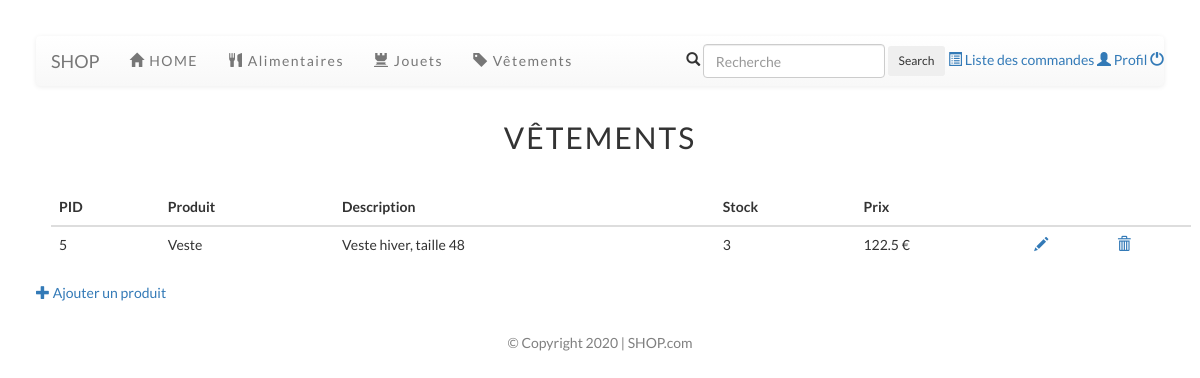
The page /clothe_v.php (signed in) on the database its author committed.
### tables this page shows
CREATE TABLE `produits` (
  `pid` int(11) NOT NULL,
  `nom` varchar(50) NOT NULL,
  `description` text NOT NULL,
  `qte` int(11) UNSIGNED NOT NULL,
  `prix` float UNSIGNED NOT NULL,
  `uid` int(11) NOT NULL,
  `ctid` int(11) NOT NULL
);

### auth/loader.php (called while the page is built, shortened)
<?php
spl_autoload_register(function ($class) {
    $path = explode('\\',$class);
    $class = array_pop($path);
});
$idm = new Pw\Auth\Identity\IdentityManager();

### auth/IdentityManager.php (called while the page is built, shortened)
<?php
class IdentityManager implements \ArrayAccess{
    protected $storage;
    public function __construct(&$storage = null){
        if (is_array($storage)) {
            $this->storage = &$storage;
        } elseif ($storage instanceof ArrayAccess) {
            $this->storage = $storage;
        } else {
            $this->storage = &$_SESSION;
        }
    }
    public function hasIdentity(){
        return isset($this->storage[self::IDKEY]) && isset($this->storage[self::IDKEY]['identity']);
    }
    public function hasUid(){
        return $this->hasIdentity() && isset($this->storage[self::IDKEY]['uid']);
    }
    public function getUid(){
        return $this->storage[self::IDKEY]['uid'];
    }
}

### clothe_v.php (the view, shortened to what this page needs)
<?php
	require('auth/EtreAuthentifie.php');
	$id = $idm->getUid();
    $res = $db -> prepare ('SELECT * FROM produits WHERE ctid = 2 AND uid ='.$id.'');
    $res->execute(['id'=>$id]);
    require ('include/header_ven.php');
?>
<p class = "titre"> Vêtements </p>
<div class ="container">
    <div class="row">
        <div class="col-lg-12 col-md-12 col-sm-12 col-xs-12">
            <table class = "table">
                <thead>
                    <tr>
						<th>PID</th>
                        <th>Produit</th>
                        <th>Description</th>
                        <th>Stock</th>
                        <th>Prix</th>
                        <th></th>
                        <th></th>
                    </tr>
                </thead>
                <tbody>
<?php
                    foreach ($res as $value){
						$pid = $value ['pid'];
                        $nom = $value ['nom'];
                        $description = $value ['description'];
                        $prix = $value ['prix'];
                        $qte = $value ['qte'];
?>
                        <tr>
							<td><?php echo $pid ;?></td>
                            <td><?php echo htmlspecialchars ($nom) ;?></td>
                            <td><?php echo htmlspecialchars ($description) ;?></td>
                            <td><?php echo $qte ;?></td>
                            <td><?php echo $prix.' €'; ?></td>
                            <td><a href="mod.php?pid=<?php echo $pid; ?>"><span class="glyphicon glyphicon-pencil"></span></a></td>
                            <td><a href="sup.php?pid=<?php echo $pid; ?>"><span class="glyphicon glyphicon-trash"></span></a></td>
                        </tr>
<?php
                    }
?>
                </tbody>
            </table>
        </div>
    </div>
</div>
<a href="ajout.php"><span class="glyphicon glyphicon-plus"></span> Ajouter un produit </a>
<?php
	require ('include/footer.php');
?>

### include/header_ven.php (style rules this page uses)
.titre { text-align : center; text-transform: uppercase; letter-spacing: 2px; font-size : 3rem; margin-top: 3rem; margin-bottom: 3rem; }
body { font-family: "Lato"; padding : 3%; }

### rows shown on the page
produits: pid "5", nom "Veste", description "Veste hiver, taille 48", qte "3", prix "122.5"
